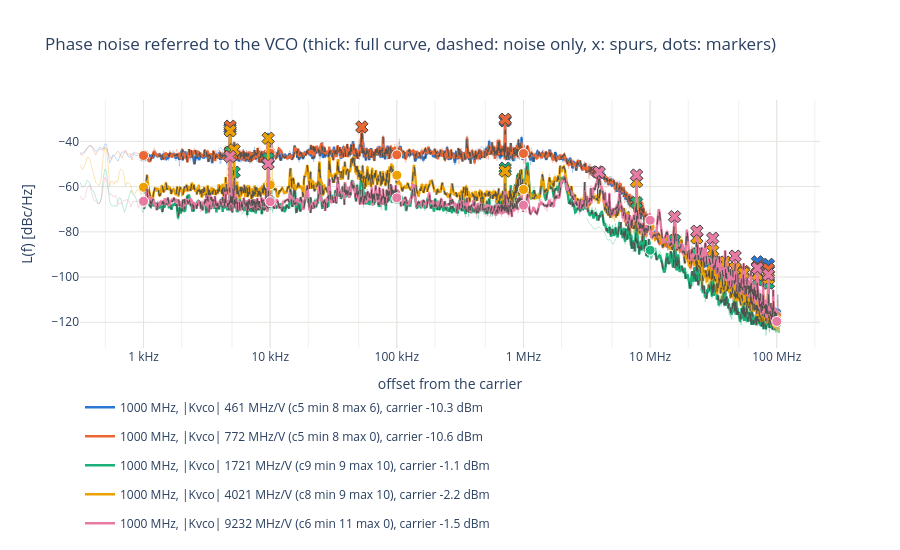

The notebook cell saved with this chart:
### Code cell
# VCO-referred phase noise: the full curve (thick), its noise-only version with the spurs replaced by the local floor
# (dashed), the detected spurs (x, hover: spur power ON THE PAD in dBc: strong spurs are coupled in after the divider,
# so +20 log10 N does not apply to them), each span normalized to 1 Hz (thin, upper sideband, no ENBW correction:
# shows whether the spans line up), and the phase-noise markers (dots).
fig = go.Figure()
for key in KEYS:
    n_db = 20 * np.log10(N_DIV[key])
    for span, d in trace_of(key, "phase_noise").groupby("span"):
        o = d["freq"] - d["center"]
        keep = o > 10 * d["rbw"]
        fig.add_scatter(x=o[keep], y=(d["level_dbm"] - d["level_dbm"].max() - 10 * np.log10(d["rbw"]))[keep] + n_db,
                        mode="lines", line=dict(color=COLORS[key], width=0.8), opacity=0.35, showlegend=False,
                        legendgroup=NAMES[key],
                        hovertemplate=f"span {span:g} Hz<br>%{{x:.3s}}Hz: %{{y:.1f}} dBc/Hz<extra></extra>")
    lt, ln = trace_of(key, "L_trace"), trace_of(key, "L_noise")
    if not lt.empty:
        fig.add_scatter(x=lt["freq"], y=lt["level_dbm"] + n_db, mode="lines", line=dict(color=COLORS[key], width=2.5),
                        name=NAMES[key], legendgroup=NAMES[key],
                        hovertemplate="full curve: %{x:.3s}Hz: %{y:.1f} dBc/Hz<extra></extra>")
    if not ln.empty:
        fig.add_scatter(x=ln["freq"], y=ln["level_dbm"] + n_db, mode="lines", showlegend=False, legendgroup=NAMES[key],
                        line=dict(color=INK, width=1.2, dash="dash"),
                        hovertemplate="noise only: %{x:.3s}Hz: %{y:.1f} dBc/Hz<extra></extra>")
    sp = trace_of(key, "spur")
    if not sp.empty and not lt.empty:
        peak = np.interp(sp["freq"], lt["freq"], lt["level_dbm"]) + n_db
        fig.add_scatter(x=sp["freq"], y=peak, mode="markers", showlegend=False, legendgroup=NAMES[key],
                        marker=dict(symbol="x", size=11, color=COLORS[key], line=dict(width=1)),
                        customdata=sp["level_dbm"],
                        hovertemplate="spur at %{x:.4s}Hz: %{customdata:.1f} dBc on the pad<extra></extra>")
    r = runs[(runs["f_vco"] == key[0]) & (runs["kvco_target"] == key[1])].iloc[0]
    fig.add_scatter(x=[float(o) for o in offsets], y=[r[f"L_vco_{o}"] for o in offsets], mode="markers",
                    marker=dict(color=COLORS[key], size=10, line=dict(color="white", width=1)), showlegend=False,
                    legendgroup=NAMES[key], hovertemplate="marker: %{x:.3s}Hz: %{y:.1f} dBc/Hz<extra></extra>")
fig.update_layout(title=f"Phase noise referred to the VCO, pad + 20 log10 N (thick: full curve, dashed: noise only, x: spurs, dots: markers), {REF_TXT}",
                  template="plotly_white", height=550, legend=dict(orientation="h", y=-0.18),
                  hoverlabel=dict(namelength=-1))
fig.update_xaxes(title="offset from the carrier", gridcolor=GRID, **OFFSET_AXIS)
fig.update_yaxes(title="L(f) referred to the VCO [dBc/Hz]", gridcolor=GRID)
save(fig, "phase_noise")

### Figure 1 — Plotly figure (JSON) as saved in the notebook; plotly's stock layout.template omitted (floating-point values rounded to 4 significant figures; data arrays with more than 128 entries replaced by an {"elided": "..."} marker saying what was removed)
{"data": [{"hovertemplate": "span 21000 Hz<br>%{x:.3s}Hz: %{y:.1f} dBc/Hz<extra></extra>", "legendgroup": "1000 MHz, |Kvco| 461 MHz/V (c5 min 8 max 6), carrier -10.3 dBm", "line": {"color": "#2a78d6", "width": 0.8}, "mode": "lines", "opacity": 0.35, "showlegend": false, "type": "scatter", "x": {"elided": "680 float values"}, "y": {"elided": "680 float values"}}, {"hovertemplate": "span 210000 Hz<br>%{x:.3s}Hz: %{y:.1f} dBc/Hz<extra></extra>", "legendgroup": "1000 MHz, |Kvco| 461 MHz/V (c5 min 8 max 6), carrier -10.3 dBm", "line": {"color": "#2a78d6", "width": 0.8}, "mode": "lines", "opacity": 0.35, "showlegend": false, "type": "scatter", "x": {"elided": "680 float values"}, "y": {"elided": "680 float values"}}, {"hovertemplate": "span 2.1e+06 Hz<br>%{x:.3s}Hz: %{y:.1f} dBc/Hz<extra></extra>", "legendgroup": "1000 MHz, |Kvco| 461 MHz/V (c5 min 8 max 6), carrier -10.3 dBm", "line": {"color": "#2a78d6", "width": 0.8}, "mode": "lines", "opacity": 0.35, "showlegend": false, "type": "scatter", "x": {"elided": "680 float values"}, "y": {"elided": "680 float values"}}, {"hovertemplate": "span 2.1e+07 Hz<br>%{x:.3s}Hz: %{y:.1f} dBc/Hz<extra></extra>", "legendgroup": "1000 MHz, |Kvco| 461 MHz/V (c5 min 8 max 6), carrier -10.3 dBm", "line": {"color": "#2a78d6", "width": 0.8}, "mode": "lines", "opacity": 0.35, "showlegend": false, "type": "scatter", "x": {"elided": "680 float values"}, "y": {"elided": "680 float values"}}, {"hovertemplate": "span 2.1e+08 Hz<br>%{x:.3s}Hz: %{y:.1f} dBc/Hz<extra></extra>", "legendgroup": "1000 MHz, |Kvco| 461 MHz/V (c5 min 8 max 6), carrier -10.3 dBm", "line": {"color": "#2a78d6", "width": 0.8}, "mode": "lines", "opacity": 0.35, "showlegend": false, "type": "scatter", "x": {"elided": "680 float values"}, "y": {"elided": "680 float values"}}, {"hovertemplate": "full curve: %{x:.3s}Hz: %{y:.1f} dBc/Hz<extra></extra>", "legendgroup": "1000 MHz, |Kvco| 461 MHz/V (c5 min 8 max 6), carrier -10.3 dBm", "line": {"color": "#2a78d6", "width": 2.5}, "mode": "lines", "name": "1000 MHz, |Kvco| 461 MHz/V (c5 min 8 max 6), carrier -10.3 dBm", "type": "scatter", "x": {"elided": "3000 float values"}, "y": {"elided": "3000 float values"}}, {"hovertemplate": "noise only: %{x:.3s}Hz: %{y:.1f} dBc/Hz<extra></extra>", "legendgroup": "1000 MHz, |Kvco| 461 MHz/V (c5 min 8 max 6), carrier -10.3 dBm", "line": {"color": "#52514e", "dash": "dash", "width": 1.2}, "mode": "lines", "showlegend": false, "type": "scatter", "x": {"elided": "3000 float values"}, "y": {"elided": "3000 float values"}}, {"customdata": [-30.89, -7.615, -48.17, -50.83], "hovertemplate": "spur at %{x:.4s}Hz: %{customdata:.1f} dBc on the pad<extra></extra>", "legendgroup": "1000 MHz, |Kvco| 461 MHz/V (c5 min 8 max 6), carrier -10.3 dBm", "marker": {"color": "#2a78d6", "line": {"width": 1}, "size": 11, "symbol": "x"}, "mode": "markers", "showlegend": false, "type": "scatter", "x": [4815.0, 717000.0, 70350000.0, 85950000.0], "y": [-34.21, -30.93, -93.28, -94.39]}, {"hovertemplate": "marker: %{x:.3s}Hz: %{y:.1f} dBc/Hz<extra></extra>", "legendgroup": "1000 MHz, |Kvco| 461 MHz/V (c5 min 8 max 6), carrier -10.3 dBm", "marker": {"color": "#2a78d6", "line": {"color": "white", "width": 1}, "size": 10}, "mode": "markers", "showlegend": false, "type": "scatter", "x": [1000, 10000, 100000, 1000000, 10000000, 100000000], "y": [-46.84, -46.62, -46.01, -45.4, -76.56, -115.8]}, {"hovertemplate": "span 21000 Hz<br>%{x:.3s}Hz: %{y:.1f} dBc/Hz<extra></extra>", "legendgroup": "1000 MHz, |Kvco| 772 MHz/V (c5 min 8 max 0), carrier -10.6 dBm", "line": {"color": "#eb6834", "width": 0.8}, "mode": "lines", "opacity": 0.35, "showlegend": false, "type": "scatter", "x": {"elided": "680 float values"}, "y": {"elided": "680 float values"}}, {"hovertemplate": "span 210000 Hz<br>%{x:.3s}Hz: %{y:.1f} dBc/Hz<extra></extra>", "legendgroup": "1000 MHz, |Kvco| 772 MHz/V (c5 min 8 max 0), carrier -10.6 dBm", "line": {"color": "#eb6834", "width": 0.8}, "mode": "lines", "opacity": 0.35, "showlegend": false, "type": "scatter", "x": {"elided": "680 float values"}, "y": {"elided": "680 float values"}}, {"hovertemplate": "span 2.1e+06 Hz<br>%{x:.3s}Hz: %{y:.1f} dBc/Hz<extra></extra>", "legendgroup": "1000 MHz, |Kvco| 772 MHz/V (c5 min 8 max 0), carrier -10.6 dBm", "line": {"color": "#eb6834", "width": 0.8}, "mode": "lines", "opacity": 0.35, "showlegend": false, "type": "scatter", "x": {"elided": "680 float values"}, "y": {"elided": "680 float values"}}, {"hovertemplate": "span 2.1e+07 Hz<br>%{x:.3s}Hz: %{y:.1f} dBc/Hz<extra></extra>", "legendgroup": "1000 MHz, |Kvco| 772 MHz/V (c5 min 8 max 0), carrier -10.6 dBm", "line": {"color": "#eb6834", "width": 0.8}, "mode": "lines", "opacity": 0.35, "showlegend": false, "type": "scatter", "x": {"elided": "680 float values"}, "y": {"elided": "680 float values"}}, {"hovertemplate": "span 2.1e+08 Hz<br>%{x:.3s}Hz: %{y:.1f} dBc/Hz<extra></extra>", "legendgroup": "1000 MHz, |Kvco| 772 MHz/V (c5 min 8 max 0), carrier -10.6 dBm", "line": {"color": "#eb6834", "width": 0.8}, "mode": "lines", "opacity": 0.35, "showlegend": false, "type": "scatter", "x": {"elided": "680 float values"}, "y": {"elided": "680 float values"}}, {"hovertemplate": "full curve: %{x:.3s}Hz: %{y:.1f} dBc/Hz<extra></extra>", "legendgroup": "1000 MHz, |Kvco| 772 MHz/V (c5 min 8 max 0), carrier -10.6 dBm", "line": {"color": "#eb6834", "width": 2.5}, "mode": "lines", "name": "1000 MHz, |Kvco| 772 MHz/V (c5 min 8 max 0), carrier -10.6 dBm", "type": "scatter", "x": {"elided": "3000 float values"}, "y": {"elided": "3000 float values"}}, {"hovertemplate": "noise only: %{x:.3s}Hz: %{y:.1f} dBc/Hz<extra></extra>", "legendgroup": "1000 MHz, |Kvco| 772 MHz/V (c5 min 8 max 0), carrier -10.6 dBm", "line": {"color": "#52514e", "dash": "dash", "width": 1.2}, "mode": "lines", "showlegend": false, "type": "scatter", "x": {"elided": "3000 float values"}, "y": {"elided": "3000 float values"}}, {"customdata": [-29.06, -18.75, -7.103, -54.84, -50.39, -52.86], "hovertemplate": "spur at %{x:.4s}Hz: %{customdata:.1f} dBc on the pad<extra></extra>", "legendgroup": "1000 MHz, |Kvco| 772 MHz/V (c5 min 8 max 0), carrier -10.6 dBm", "marker": {"color": "#eb6834", "line": {"width": 1}, "size": 11, "symbol": "x"}, "mode": "markers", "showlegend": false, "type": "scatter", "x": [4830.0, 52950.0, 717000.0, 54750000.0, 70350000.0, 85950000.0], "y": [-33.26, -33.62, -30.22, -97.58, -95.55, -96.45]}, {"hovertemplate": "marker: %{x:.3s}Hz: %{y:.1f} dBc/Hz<extra></extra>", "legendgroup": "1000 MHz, |Kvco| 772 MHz/V (c5 min 8 max 0), carrier -10.6 dBm", "marker": {"color": "#eb6834", "line": {"color": "white", "width": 1}, "size": 10}, "mode": "markers", "showlegend": false, "type": "scatter", "x": [1000, 10000, 100000, 1000000, 10000000, 100000000], "y": [-46.25, -45.17, -45.94, -45.36, -75.82, -117.2]}, {"hovertemplate": "span 21000 Hz<br>%{x:.3s}Hz: %{y:.1f} dBc/Hz<extra></extra>", "legendgroup": "1000 MHz, |Kvco| 1721 MHz/V (c9 min 9 max 10), carrier -1.1 dBm", "line": {"color": "#1baf7a", "width": 0.8}, "mode": "lines", "opacity": 0.35, "showlegend": false, "type": "scatter", "x": {"elided": "680 float values"}, "y": {"elided": "680 float values"}}, {"hovertemplate": "span 210000 Hz<br>%{x:.3s}Hz: %{y:.1f} dBc/Hz<extra></extra>", "legendgroup": "1000 MHz, |Kvco| 1721 MHz/V (c9 min 9 max 10), carrier -1.1 dBm", "line": {"color": "#1baf7a", "width": 0.8}, "mode": "lines", "opacity": 0.35, "showlegend": false, "type": "scatter", "x": {"elided": "680 float values"}, "y": {"elided": "680 float values"}}, {"hovertemplate": "span 2.1e+06 Hz<br>%{x:.3s}Hz: %{y:.1f} dBc/Hz<extra></extra>", "legendgroup": "1000 MHz, |Kvco| 1721 MHz/V (c9 min 9 max 10), carrier -1.1 dBm", "line": {"color": "#1baf7a", "width": 0.8}, "mode": "lines", "opacity": 0.35, "showlegend": false, "type": "scatter", "x": {"elided": "680 float values"}, "y": {"elided": "680 float values"}}, {"hovertemplate": "span 2.1e+07 Hz<br>%{x:.3s}Hz: %{y:.1f} dBc/Hz<extra></extra>", "legendgroup": "1000 MHz, |Kvco| 1721 MHz/V (c9 min 9 max 10), carrier -1.1 dBm", "line": {"color": "#1baf7a", "width": 0.8}, "mode": "lines", "opacity": 0.35, "showlegend": false, "type": "scatter", "x": {"elided": "680 float values"}, "y": {"elided": "680 float values"}}, {"hovertemplate": "span 2.1e+08 Hz<br>%{x:.3s}Hz: %{y:.1f} dBc/Hz<extra></extra>", "legendgroup": "1000 MHz, |Kvco| 1721 MHz/V (c9 min 9 max 10), carrier -1.1 dBm", "line": {"color": "#1baf7a", "width": 0.8}, "mode": "lines", "opacity": 0.35, "showlegend": false, "type": "scatter", "x": {"elided": "680 float values"}, "y": {"elided": "680 float values"}}, {"hovertemplate": "full curve: %{x:.3s}Hz: %{y:.1f} dBc/Hz<extra></extra>", "legendgroup": "1000 MHz, |Kvco| 1721 MHz/V (c9 min 9 max 10), carrier -1.1 dBm", "line": {"color": "#1baf7a", "width": 2.5}, "mode": "lines", "name": "1000 MHz, |Kvco| 1721 MHz/V (c9 min 9 max 10), carrier -1.1 dBm", "type": "scatter", "x": {"elided": "3000 float values"}, "y": {"elided": "3000 float values"}}, {"hovertemplate": "noise only: %{x:.3s}Hz: %{y:.1f} dBc/Hz<extra></extra>", "legendgroup": "1000 MHz, |Kvco| 1721 MHz/V (c9 min 9 max 10), carrier -1.1 dBm", "line": {"color": "#52514e", "dash": "dash", "width": 1.2}, "mode": "lines", "showlegend": false, "type": "scatter", "x": {"elided": "3000 float values"}, "y": {"elided": "3000 float values"}}, {"customdata": [-40.38, -49.08, -43.46, -28.26, -33.18, -40.71, -46.57, -49.65, -56.67, -57.95, -61.06, -56.52, -59.23], "hovertemplate": "spur at %{x:.4s}Hz: %{customdata:.1f} dBc on the pad<extra></extra>", "legendgroup": "1000 MHz, |Kvco| 1721 MHz/V (c9 min 9 max 10), carrier -1.1 dBm", "marker": {"color": "#1baf7a", "line": {"width": 1}, "size": 11, "symbol": "x"}, "mode": "markers", "showlegend": false, "type": "scatter", "x": [4830.0, 5190.0, 9645.0, 717000.0, 7815000.0, 15600000.0, 23400000.0, 31200000.0, 39150000.0, 46950000.0, 54750000.0, 70350000.0, 85950000.0], "y": [-44.83, -53.61, -47.62, -51.82, -67.07, -83.76, -89.76, -92.96, -99.94, -100.8, -103.7, -101.2, -102.7]}, {"hovertemplate": "marker: %{x:.3s}Hz: %{y:.1f} dBc/Hz<extra></extra>", "legendgroup": "1000 MHz, |Kvco| 1721 MHz/V (c9 min 9 max 10), carrier -1.1 dBm", "marker": {"color": "#1baf7a", "line": {"color": "white", "width": 1}, "size": 10}, "mode": "markers", "showlegend": false, "type": "scatter", "x": [1000, 10000, 100000, 1000000, 10000000, 100000000], "y": [-66.83, -65.68, -65.56, -60.36, -88.15, -120.4]}, {"hovertemplate": "span 21000 Hz<br>%{x:.3s}Hz: %{y:.1f} dBc/Hz<extra></extra>", "legendgroup": "1000 MHz, |Kvco| 4021 MHz/V (c8 min 9 max 10), carrier -2.2 dBm", "line": {"color": "#eda100", "width": 0.8}, "mode": "lines", "opacity": 0.35, "showlegend": false, "type": "scatter", "x": {"elided": "680 float values"}, "y": {"elided": "680 float values"}}, {"hovertemplate": "span 210000 Hz<br>%{x:.3s}Hz: %{y:.1f} dBc/Hz<extra></extra>", "legendgroup": "1000 MHz, |Kvco| 4021 MHz/V (c8 min 9 max 10), carrier -2.2 dBm", "line": {"color": "#eda100", "width": 0.8}, "mode": "lines", "opacity": 0.35, "showlegend": false, "type": "scatter", "x": {"elided": "680 float values"}, "y": {"elided": "680 float values"}}, {"hovertemplate": "span 2.1e+06 Hz<br>%{x:.3s}Hz: %{y:.1f} dBc/Hz<extra></extra>", "legendgroup": "1000 MHz, |Kvco| 4021 MHz/V (c8 min 9 max 10), carrier -2.2 dBm", "line": {"color": "#eda100", "width": 0.8}, "mode": "lines", "opacity": 0.35, "showlegend": false, "type": "scatter", "x": {"elided": "680 float values"}, "y": {"elided": "680 float values"}}, {"hovertemplate": "span 2.1e+07 Hz<br>%{x:.3s}Hz: %{y:.1f} dBc/Hz<extra></extra>", "legendgroup": "1000 MHz, |Kvco| 4021 MHz/V (c8 min 9 max 10), carrier -2.2 dBm", "line": {"color": "#eda100", "width": 0.8}, "mode": "lines", "opacity": 0.35, "showlegend": false, "type": "scatter", "x": {"elided": "680 float values"}, "y": {"elided": "680 float values"}}, {"hovertemplate": "span 2.1e+08 Hz<br>%{x:.3s}Hz: %{y:.1f} dBc/Hz<extra></extra>", "legendgroup": "1000 MHz, |Kvco| 4021 MHz/V (c8 min 9 max 10), carrier -2.2 dBm", "line": {"color": "#eda100", "width": 0.8}, "mode": "lines", "opacity": 0.35, "showlegend": false, "type": "scatter", "x": {"elided": "680 float values"}, "y": {"elided": "680 float values"}}, {"hovertemplate": "full curve: %{x:.3s}Hz: %{y:.1f} dBc/Hz<extra></extra>", "legendgroup": "1000 MHz, |Kvco| 4021 MHz/V (c8 min 9 max 10), carrier -2.2 dBm", "line": {"color": "#eda100", "width": 2.5}, "mode": "lines", "name": "1000 MHz, |Kvco| 4021 MHz/V (c8 min 9 max 10), carrier -2.2 dBm", "type": "scatter", "x": {"elided": "3000 float values"}, "y": {"elided": "3000 float values"}}, {"hovertemplate": "noise only: %{x:.3s}Hz: %{y:.1f} dBc/Hz<extra></extra>", "legendgroup": "1000 MHz, |Kvco| 4021 MHz/V (c8 min 9 max 10), carrier -2.2 dBm", "line": {"color": "#52514e", "dash": "dash", "width": 1.2}, "mode": "lines", "showlegend": false, "type": "scatter", "x": {"elided": "3000 float values"}, "y": {"elided": "3000 float values"}}, {"customdata": [-30.78, -39.52, -34.29, -29.74, -24.41, -39.53, -44.97, -50.21, -53.19, -55.54, -54.99, -57.11], "hovertemplate": "spur at %{x:.4s}Hz: %{customdata:.1f} dBc on the pad<extra></extra>", "legendgroup": "1000 MHz, |Kvco| 4021 MHz/V (c8 min 9 max 10), carrier -2.2 dBm", "marker": {"color": "#eda100", "line": {"width": 1}, "size": 11, "symbol": "x"}, "mode": "markers", "showlegend": false, "type": "scatter", "x": [4830.0, 5190.0, 9645.0, 717000.0, 7815000.0, 23400000.0, 31200000.0, 39150000.0, 46950000.0, 54750000.0, 70350000.0, 85950000.0], "y": [-35.33, -43.71, -38.63, -53.12, -57.81, -82.71, -88.36, -93.39, -96.07, -98.32, -98.94, -100.6]}, {"hovertemplate": "marker: %{x:.3s}Hz: %{y:.1f} dBc/Hz<extra></extra>", "legendgroup": "1000 MHz, |Kvco| 4021 MHz/V (c8 min 9 max 10), carrier -2.2 dBm", "marker": {"color": "#eda100", "line": {"color": "white", "width": 1}, "size": 10}, "mode": "markers", "showlegend": false, "type": "scatter", "x": [1000, 10000, 100000, 1000000, 10000000, 100000000], "y": [-60.31, -59.21, -54.95, -61.27, -77.99, -119.0]}, {"hovertemplate": "span 21000 Hz<br>%{x:.3s}Hz: %{y:.1f} dBc/Hz<extra></extra>", "legendgroup": "1000 MHz, |Kvco| 9232 MHz/V (c6 min 11 max 0), carrier -1.5 dBm", "line": {"color": "#e87ba4", "width": 0.8}, "mode": "lines", "opacity": 0.35, "showlegend": false, "type": "scatter", "x": {"elided": "680 float values"}, "y": {"elided": "680 float values"}}, {"hovertemplate": "span 210000 Hz<br>%{x:.3s}Hz: %{y:.1f} dBc/Hz<extra></extra>", "legendgroup": "1000 MHz, |Kvco| 9232 MHz/V (c6 min 11 max 0), carrier -1.5 dBm", "line": {"color": "#e87ba4", "width": 0.8}, "mode": "lines", "opacity": 0.35, "showlegend": false, "type": "scatter", "x": {"elided": "680 float values"}, "y": {"elided": "680 float values"}}, {"hovertemplate": "span 2.1e+06 Hz<br>%{x:.3s}Hz: %{y:.1f} dBc/Hz<extra></extra>", "legendgroup": "1000 MHz, |Kvco| 9232 MHz/V (c6 min 11 max 0), carrier -1.5 dBm", "line": {"color": "#e87ba4", "width": 0.8}, "mode": "lines", "opacity": 0.35, "showlegend": false, "type": "scatter", "x": {"elided": "680 float values"}, "y": {"elided": "680 float values"}}, {"hovertemplate": "span 2.1e+07 Hz<br>%{x:.3s}Hz: %{y:.1f} dBc/Hz<extra></extra>", "legendgroup": "1000 MHz, |Kvco| 9232 MHz/V (c6 min 11 max 0), carrier -1.5 dBm", "line": {"color": "#e87ba4", "width": 0.8}, "mode": "lines", "opacity": 0.35, "showlegend": false, "type": "scatter", "x": {"elided": "680 float values"}, "y": {"elided": "680 float values"}}, {"hovertemplate": "span 2.1e+08 Hz<br>%{x:.3s}Hz: %{y:.1f} dBc/Hz<extra></extra>", "legendgroup": "1000 MHz, |Kvco| 9232 MHz/V (c6 min 11 max 0), carrier -1.5 dBm", "line": {"color": "#e87ba4", "width": 0.8}, "mode": "lines", "opacity": 0.35, "showlegend": false, "type": "scatter", "x": {"elided": "680 float values"}, "y": {"elided": "680 float values"}}, {"hovertemplate": "full curve: %{x:.3s}Hz: %{y:.1f} dBc/Hz<extra></extra>", "legendgroup": "1000 MHz, |Kvco| 9232 MHz/V (c6 min 11 max 0), carrier -1.5 dBm", "line": {"color": "#e87ba4", "width": 2.5}, "mode": "lines", "name": "1000 MHz, |Kvco| 9232 MHz/V (c6 min 11 max 0), carrier -1.5 dBm", "type": "scatter", "x": {"elided": "3000 float values"}, "y": {"elided": "3000 float values"}}, {"hovertemplate": "noise only: %{x:.3s}Hz: %{y:.1f} dBc/Hz<extra></extra>", "legendgroup": "1000 MHz, |Kvco| 9232 MHz/V (c6 min 11 max 0), carrier -1.5 dBm", "line": {"color": "#52514e", "dash": "dash", "width": 1.2}, "mode": "lines", "showlegend": false, "type": "scatter", "x": {"elided": "3000 float values"}, "y": {"elided": "3000 float values"}}, {"customdata": [-42.59, -45.53, -18.24, -17.53, -21.52, -30.47, -36.63, -39.59, -47.74, -52.47, -55.7], "hovertemplate": "spur at %{x:.4s}Hz: %{customdata:.1f} dBc on the pad<extra></extra>", "legendgroup": "1000 MHz, |Kvco| 9232 MHz/V (c6 min 11 max 0), carrier -1.5 dBm", "marker": {"color": "#e87ba4", "line": {"width": 1}, "size": 11, "symbol": "x"}, "mode": "markers", "showlegend": false, "type": "scatter", "x": [4815.0, 9630.0, 3855000.0, 3960000.0, 7815000.0, 15600000.0, 23400000.0, 31200000.0, 46950000.0, 70350000.0, 85950000.0], "y": [-46.69, -49.92, -53.52, -53.64, -54.9, -73.27, -79.72, -82.84, -90.74, -96.05, -98.98]}, {"hovertemplate": "marker: %{x:.3s}Hz: %{y:.1f} dBc/Hz<extra></extra>", "legendgroup": "1000 MHz, |Kvco| 9232 MHz/V (c6 min 11 max 0), carrier -1.5 dBm", "marker": {"color": "#e87ba4", "line": {"color": "white", "width": 1}, "size": 10}, "mode": "markers", "showlegend": false, "type": "scatter", "x": [1000, 10000, 100000, 1000000, 10000000, 100000000], "y": [-66.48, -66.67, -64.97, -68.22, -74.9, -119.7]}], "layout": {"height": 550, "hoverlabel": {"namelength": -1}, "legend": {"orientation": "h", "y": -0.18}, "title": {"text": "Phase noise referred to the VCO (thick: full curve, dashed: noise only, x: spurs, dots: markers)"}, "xaxis": {"gridcolor": "#e4e3df", "minor": {"gridcolor": "#f1f0ed", "showgrid": true}, "ticktext": ["100 Hz", "1 kHz", "10 kHz", "100 kHz", "1 MHz", "10 MHz", "100 MHz"], "tickvals": [100, 1000, 10000, 100000, 1000000, 10000000, 100000000], "title": {"text": "offset from the carrier"}, "type": "log"}, "yaxis": {"gridcolor": "#e4e3df", "title": {"text": "L(f) [dBc/Hz]"}}}}
